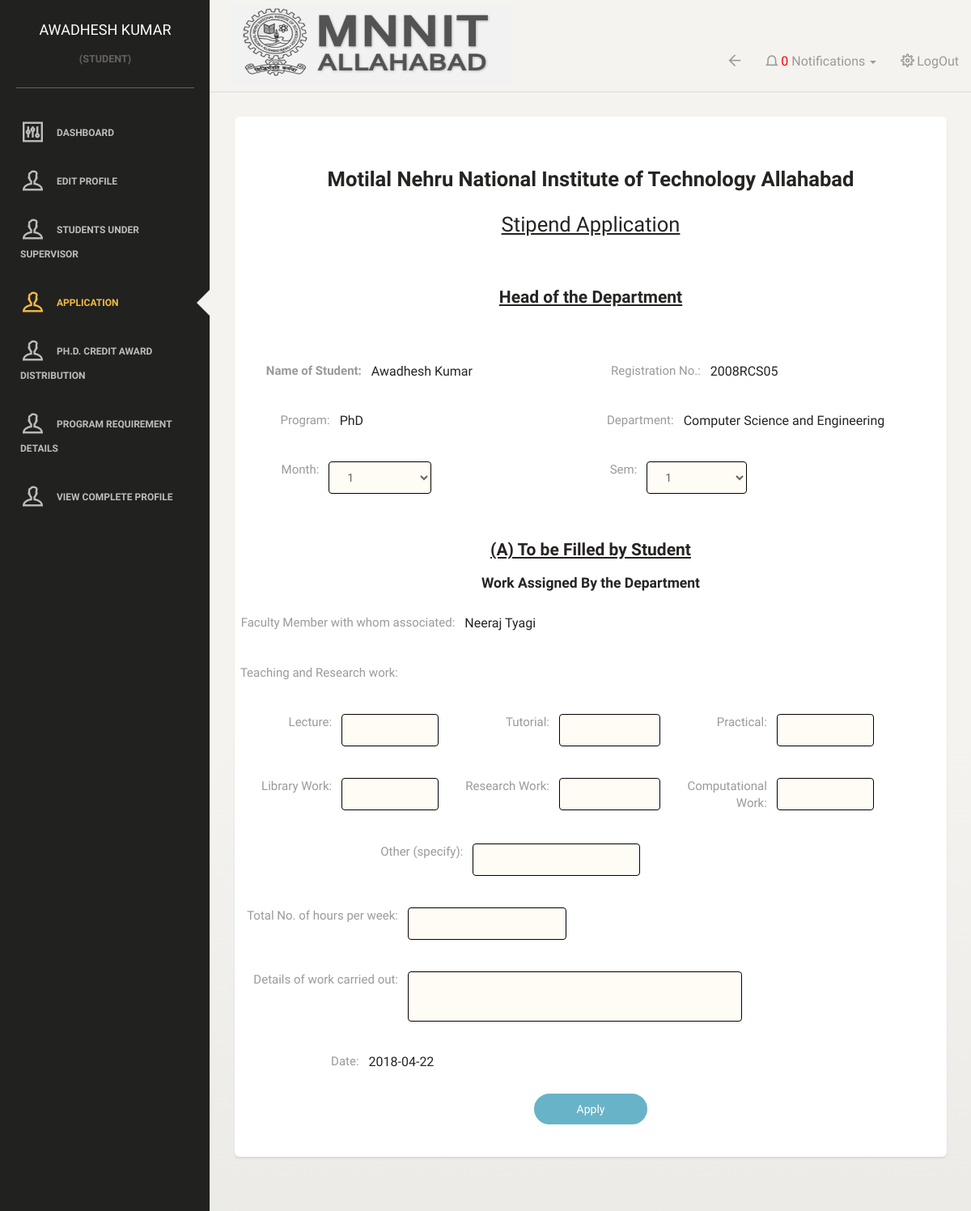
Page /applyStipend.php (signed in) on the committed database.
### tables this page shows
CREATE TABLE `studentmaster` (
  `reg_no` varchar(10) NOT NULL,
  `password` varchar(50) NOT NULL,
  `photo_path` varchar(50) NOT NULL,
  `category` varchar(10) NOT NULL,
  `program` varchar(20) NOT NULL,
  `name` varchar(50) NOT NULL,
  `father_name` varchar(50) NOT NULL,
  `address` varchar(100) NOT NULL,
  `contact_no` decimal(15,0) NOT NULL,
  `mail_id` varchar(30) NOT NULL,
  `hostel` varchar(50) NOT NULL,
  `gender` varchar(20) NOT NULL,
  `highest_qualification` varchar(100) NOT NULL,
  `nationality` varchar(25) NOT NULL,
  `admission_category_code` varchar(10) NOT NULL,
  `stipendiary` tinyint(1) NOT NULL,
  `program_type` varchar(25) NOT NULL,
  `program_category` varchar(25) NOT NULL,
  `dept_id` int(2) NOT NULL,
  `year_of_joining` varchar(20) NOT NULL
);

CREATE TABLE `department` (
  `dept_id` varchar(10) NOT NULL,
  `dept_name` varchar(50) NOT NULL,
  `hod` varchar(50) NOT NULL
);

CREATE TABLE `currentsupervisor` (
  `reg_no` varchar(10) NOT NULL,
  `supervisor1_id` varchar(10) NOT NULL,
  `supervisor2_id` varchar(10) NOT NULL
);

CREATE TABLE `faculty` (
  `faculty_id` varchar(20) NOT NULL,
  `password` varchar(255) NOT NULL,
  `name` varchar(50) NOT NULL,
  `dept_id` varchar(10) NOT NULL,
  `designation` varchar(50) DEFAULT NULL,
  `contact` decimal(15,0) NOT NULL,
  `mail_id` varchar(50) NOT NULL,
  `external` binary(1) NOT NULL,
  `affiliation` varchar(100) NOT NULL,
  `photo_path` varchar(255) NOT NULL,
  `address` varchar(200) NOT NULL
);

### includes/preProcess.php (called while the page is built, shortened)
<?php
if(!isset($_SESSION['reg_no']))
{
    header("location: ./");
}
else
    $reg_no = $_SESSION['reg_no'];
include("connect.php");
$is_admin = 0;
if(isset($_SESSION['is_admin']) && $_SESSION['is_admin'] == 1)
{
    $is_admin = 1;
    $name = "ADMIN";
    $url =  "//{$_SERVER['HTTP_HOST']}{$_SERVER['REQUEST_URI']}";
    $user['name'] = "ADMIN";
    $escaped_url = htmlspecialchars( $url, ENT_QUOTES, 'UTF-8' );
}else if(! strcmp($_SESSION['role'], "student"))
{
    $query = "SELECT * FROM studentmaster WHERE reg_no='$reg_no'";
    $results = mysqli_query($connection, $query);
    $user = mysqli_fetch_array($results);
    if(empty($user['photo_path']))
    {
        $user['photo_path']='./images/default.jpg';
    }
}
?>

### includes/utilities.php (called while the page is built, shortened)
<?php
	function getFacultyName($faculty_id){
		include("connect.php");
		$query = "SELECT name FROM faculty WHERE faculty_id ='$faculty_id'";
		$result = mysqli_query($connection, $query);
		$faculty = mysqli_fetch_assoc($result);
		$faculty_name = $faculty['name'];
		return $faculty_name;
	}
	function getDepartment($reg_no)
	{
		include("connect.php");
		$deptQuery = "SELECT dept_name,dept_id from department WHERE dept_id=(SELECT dept_id from studentmaster where reg_no ='$reg_no')";
		$deptResult = mysqli_query($connection, $deptQuery);
		$deptResult = mysqli_fetch_assoc($deptResult);
		$dept = $deptResult['dept_name'];
		return $dept;
	}
      function getSupervisor($reg_no){
		include("connect.php");
		$query = "SELECT supervisor1_id FROM currentsupervisor WHERE reg_no ='$reg_no'";
		$result = mysqli_query($connection, $query);
		$faculty = mysqli_fetch_assoc($result);
		$faculty_name = $faculty['supervisor1_id'];
		return $faculty_name;
	}
	function getCurrentSem($reg_no){
		include("connect.php");
		$query = "SELECT sem_no FROM studentregistration WHERE reg_no ='$reg_no' ORDER BY sem_no DESC";
		$results = mysqli_query($connection, $query);
		if(mysqli_num_rows($results) == 0)
		{
		 $current_sem_no = 0;
		}
		else
		{
		    $arr = mysqli_fetch_array($results);
		    $current_sem_no = $arr['sem_no'];
		}
		return $current_sem_no;
	}
?>

### applyStipend.php (the view, shortened to what this page needs)
<?php
require_once("includes/preProcess.php");
require_once ("includes/utilities.php");
$dept = "";
if ( !strcmp($_SESSION['role'], "student") )
{
    $thisUniqueId = $_SESSION['reg_no'];
    $dept = getDepartment($thisUniqueId);
   $maxSem = getCurrentSem($thisUniqueId);
}
?>
<!doctype html>
<html lang="en">
<head>
    <link href="assets/css/bootstrap.min.css" rel="stylesheet" />
    <link href="assets/css/animate.min.css" rel="stylesheet"/>
    <link href="assets/css/paper-dashboard.css" rel="stylesheet"/>
    <link href="http://maxcdn.bootstrapcdn.com/font-awesome/latest/css/font-awesome.min.css" rel="stylesheet">
    <link href="assets/css/themify-icons.css" rel="stylesheet">
    <link href="./css/myCss.css" rel="stylesheet">
    <link href="assets/css/datepicker.css" rel="stylesheet" />
</head>
<body>
<div class="wrapper">
    <div class="sidebar" data-background-color="black" data-active-color="warning">
        <div class="sidebar-wrapper">
            <div class="logo">
                <?php include('includes/topleft.php') ?>
            </div>
            <?php
            include("includes/sideNav.php");
            ?>
        </div>
    </div>
    <div class="main-panel">
        <nav class="navbar navbar-default">
            <div class="container-fluid">
                <div class="navbar-header" style="padding-bottom: 50px;">
                    <?php include('includes/logo.php'); ?>
                </div>
                <div class="collapse navbar-collapse">
                    <ul class="nav navbar-nav navbar-right">
                        <?php include("includes/topright.php") ?>
                    </ul>
                </div>
            </div>
        </nav>
        <div class="content">
            <div class="container-fluid">
                <div class="row">
                    <div class="col-md-12">
                        <div class="card">
                            <br>
                            <br>
                            <center><h3><b>Motilal Nehru National Institute of Technology Allahabad</b></h3></center>
                            <center><u><h3>Stipend Application</h3></u></center>
                            <br><center><h4><b><u>Head of the Department</u></b></h4></center><br><br>
                            <form class="form form-horizontal" id="stipend" action="submitStipend.php" method="post">
                                <div class="row">
                                <div class="form-group col-md-6"  style="margin-left: 2%">
                                    <label class="control-label col-md-4" for="name"><b>Name of Student: </b></label>
                                    <p class="form-control-static col-md-8"><?= $user['name'];?></p>
                                </div>
                                <div class="form-group col-md-6">
                                    <label class="control-label col-md-4">Registration No.: </label>
                                    <p class="form-control-static col-md-8"><?= $_SESSION['reg_no'];?></p>
                                </div>
                                <div class="form-group col-md-6">
                                    <label class="control-label col-md-4">Program: </label>
                                    <p class="form-control-static col-md-8">PhD</p>
                                </div>
                                <div class="form-group col-md-6">
                                    <label class="control-label col-md-4">Department:</label>
                                    <p class="form-control-static col-md-8"><?= $dept ?></p>
                                </div>
                                    <br>
                                <div class="form-group col-md-6" style="margin-left: 5%">
                                    <label class="control-label col-md-2" for="month">Month: </label>
                                    <div class="col-md-4">
                                        <select  class="form-control" style="border: solid black 1px"  id="month" name="month">
                                            <?php  for($i=1;$i<13;$i++)
                                                echo "<option value='$i'> $i</option>" ?>
                                        </select>
                                    </div>
                                </div>
                                <div class="form-group col-md-6"  style="margin-left: -5%">
                                    <label class="control-label col-md-2" for="sem">Sem: </label>
                                    <div class="col-md-4">
                                        <select  class="form-control" style="border: solid black 1px"  id="sem" name="sem">
                                            <?php  for($i=1;$i<$maxSem+1;$i++)
                                                echo "<option value='$i' > $i</option>" ?>
                                        </select>
                                    </div>
                                </div>
                                </div>
                                <h4 align="center"><u> (A) To be Filled by Student</u></h4>
                                <h5 align="center"><b>Work Assigned By the Department</b></h5>
                                <div class="row">
                                    <div class="form-group col-md-12">
                                        <label class="control-label col-md-4" for="fac_mem">Faculty Member with whom associated:</label>
                                            <p class="form-control-static col-md-8"><?= getFacultyName(getSupervisor($thisUniqueId)) ?></p>
                                        </div>
                                    </div>
                                    <div class="form-group col-md-12">
                                        <label class="control-label col-md-3">Teaching and Research work:</label>
                                        <p class="col-md-6 form-control-static"></p>
                                    </div>
                                    <div class="row">
                                    <div class="form-group col-md-4">
                                        <label class="control-label col-md-6" for="lec">Lecture:</label>
                                        <div class="col-md-6">
                                            <input required type="text" id="lec" class="form-control" style=" border: solid black 1px;" name="lec">
                                        </div>
                                    </div>
                                    <div class="form-group col-md-4">
                                        <label class="control-label col-md-6" for="tut">Tutorial:</label>
                                        <div class="col-md-6">
                                            <input required type="text" id="tut" class="form-control" style=" border: solid black 1px;" name="tut">
                                        </div>
                                    </div>
                                    <div class="form-group col-md-4">
                                        <label class="control-label col-md-6" for="prac">Practical:</label>
                                        <div class="col-md-6">
                                            <input required type="text" id="prac" class="form-control" style=" border: solid black 1px;" name="prac">
                                        </div>
                                    </div>
                                    </div>
                                    <div class="row">
                                        <div class="form-group col-md-4">
                                            <label class="control-label col-md-6" for="lib_work">Library Work:</label>
                                            <div class="col-md-6">
                                                <input required type="text" id="lib_work" class="form-control" style=" border: solid black 1px;" name="lib_work">
                                            </div>
                                        </div>
                                        <div class="form-group col-md-4">
                                            <label class="control-label col-md-6" for="research">Research Work:</label>
                                            <div class="col-md-6">
                                                <input required type="text" id="research" class="form-control" style=" border: solid black 1px;" name="research">
                                            </div>
                                        </div>
                                        <div class="form-group col-md-4">
                                            <label class="control-label col-md-6" for="comp">Computational Work:</label>
                                            <div class="col-md-6">
                                                <input required type="text" id="comp" class="form-control" style=" border: solid black 1px;" name="comp">
                                            </div>
                                        </div>
                                    </div>
                                    <div class="row">
                                        <div class="form-group col-md-offset-3">
                                            <label class="control-label col-md-4" for="comp">Other (specify):</label>
                                            <div class="col-md-3">
                                                <input type="text" id="comp" class="form-control" style=" border: solid black 1px;" name="other">
                                            </div>
                                        </div>
                                    </div>
                                    <div class="form-group col-md-12">
                                        <label class="control-label col-md-3" for="tot_hrs">Total No. of hours per week:</label>
                                        <div class="col-md-3">
                                            <input required type="number" id="tot_hrs" class="form-control" style=" border: solid black 1px;" name="hours">
                                        </div>
                                    </div>
                                    <div class="form-group col-md-12">
                                        <label class="control-label col-md-3" for="details">Details of work carried out:</label>
                                        <div class="col-md-6">
                                            <textarea required  id="details" class="form-control" style=" border: solid black 1px;" name="details"></textarea>
                                        </div>
                                    </div>
                                <div class="row">
                                    <div class="form-group col-md-5">
                                        <label class="control-label col-md-6">Date:</label>
                                        <p class="form-control-static col-md-6"><?php echo date("Y-m-d");?></p>
                                    </div>
                                </div>
                                <div class="text-center">
                                    <button type="submit" class="btn btn-info btn-fill btn-wd" id="Apply">Apply</button>
                                </div>
                            </form>
                            <br>
                            <br>
                        </div>
                            <br>
                        </div>
                    </div>
                </div>
            </div>
        </div>
    </div>
</body>
</html>

### includes/topleft.php
<a href="./dashboard.php" class="simple-text">
                <?php echo $user['name'] ?>
            </a>
            <?php if ($is_admin == 1)
            {
            ?>
            <center><h6>(admin)</h6></center>
            <?php
             } else {
             ?>
             <center><h6>(<?php echo $_SESSION['role']; ?>)</h6></center>
             <?php
             }
             ?>

### rows in the picture
studentmaster: name "AWADHESH KUMAR", name "Awadhesh Kumar"
department: dept_name "Computer Science and Engineering"
currentsupervisor: supervisor1.name "Neeraj Tyagi"

### other values in the picture
$_SESSION['role'] "STUDENT"
$countNotifications "0"
$_SESSION['reg_no'] "2008RCS05"
form field month "1"
form field sem "1"
